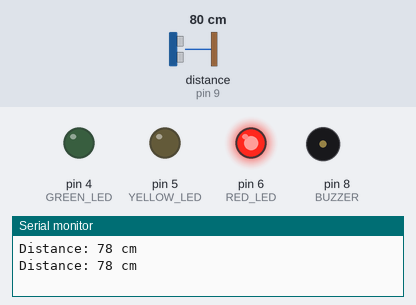
Bench run of a sketch on a simulated Arduino Uno, built with avr-gcc and run on an emulated ATmega328P. Parts: output pins drawn as LEDs (lit = HIGH), buzzer (waves = sounding, pin HIGH), the last lines printed to the serial monitor. Wiring (inferred from the names in the program): ultrasonic range finder: trigger pin 9; echo pin 9. The inputs (shaded band) are chosen by the test bench; at power-on: distance to the obstacle (sensor on pin 9) 80 cm. The echo pulse lasts 58.3 µs per cm.

Above: at 1.8 s.
1.9 s: distance to the obstacle (sensor on pin 9) set to 28 cm
3.4 s: distance to the obstacle (sensor on pin 9) set to 25 cm
At 4.7 s:
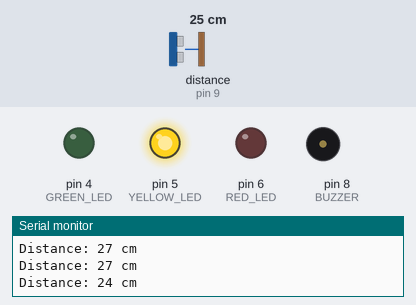
5.5 s: distance to the obstacle (sensor on pin 9) set to 14 cm
7.2 s: distance to the obstacle (sensor on pin 9) set to 10 cm
At 9.2 s:
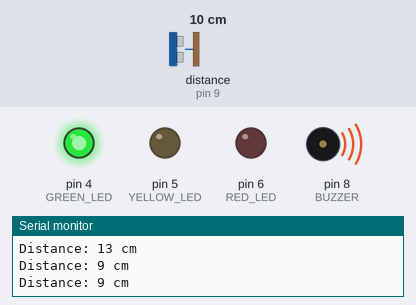
9.5 s: distance to the obstacle (sensor on pin 9) set to 18 cm
At 10.9 s:
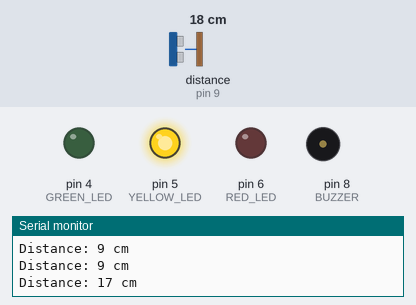
11.5 s: distance to the obstacle (sensor on pin 9) set to 2 cm
At 12.5 s:
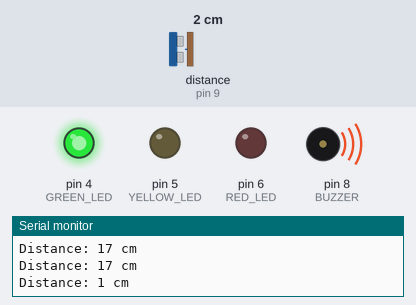
Timing chart, 0 to 14.5 s (numbered marks = the images above; inputs shaded):
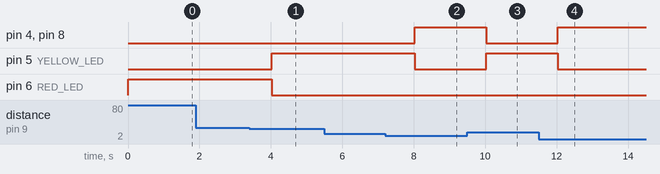

The sketch:

code.ino
```cpp
// Pin Definitions
#define SIGNAL_PIN 9  // SIG pin of ultrasonic sensor
#define BUZZER 8
#define RED_LED 6
#define YELLOW_LED 5
#define GREEN_LED 4

void setup() {
  pinMode(SIGNAL_PIN, OUTPUT);  // Will be used for TRIG
  pinMode(BUZZER, OUTPUT);
  pinMode(RED_LED, OUTPUT);
  pinMode(YELLOW_LED, OUTPUT);
  pinMode(GREEN_LED, OUTPUT);

  Serial.begin(9600);  // For debugging distance
}

void loop() {
  long duration;
  int distance;

  // Trigger the ultrasonic pulse
  pinMode(SIGNAL_PIN, OUTPUT);
  digitalWrite(SIGNAL_PIN, LOW);
  delayMicroseconds(2);
  digitalWrite(SIGNAL_PIN, HIGH);
  delayMicroseconds(10);
  digitalWrite(SIGNAL_PIN, LOW);

  // Switch to input mode to read echo
  pinMode(SIGNAL_PIN, INPUT);
  duration = pulseIn(SIGNAL_PIN, HIGH);

  // Calculate distance (cm)
  distance = duration * 0.034 / 2;

  Serial.print("Distance: ");
  Serial.print(distance);
  Serial.println(" cm");

  // Control LEDs and buzzer based on distance
  if (distance > 25) {
    // Tank is nearly empty
    digitalWrite(RED_LED, HIGH);
    digitalWrite(YELLOW_LED, LOW);
    digitalWrite(GREEN_LED, LOW);
    digitalWrite(BUZZER, LOW);
  }
  else if (distance > 10 && distance <= 25) {
    // Tank is half-full
    digitalWrite(RED_LED, LOW);
    digitalWrite(YELLOW_LED, HIGH);
    digitalWrite(GREEN_LED, LOW);
    digitalWrite(BUZZER, LOW);
  }
  else {
    // Tank is full
    digitalWrite(RED_LED, LOW);
    digitalWrite(YELLOW_LED, LOW);
    digitalWrite(GREEN_LED, HIGH);
    digitalWrite(BUZZER, HIGH);
  }

  delay(1000);  // Wait 1 second before next reading
}
```

Measured:
- the behaviour switches between 27 and 26 cm on distance to the obstacle (sensor on pin 9) (found by bisection; images 0 and 1)
- the behaviour switches between 12 and 11 cm on distance to the obstacle (sensor on pin 9) (found by bisection; images 1 and 2)
- after the input at 3.4 s, pin 5 (YELLOW_LED): LOW → HIGH after 0.62 s; pin 6 (RED_LED): HIGH → LOW after 0.62 s
- after the input at 7.2 s, pin 4 (GREEN_LED), pin 8 (BUZZER): LOW → HIGH after 0.83 s; pin 5 (YELLOW_LED): HIGH → LOW after 0.83 s
- after the input at 9.5 s, pin 4 (GREEN_LED), pin 8 (BUZZER): HIGH → LOW after 0.53 s; pin 5 (YELLOW_LED): LOW → HIGH after 0.53 s
- after the input at 11.5 s, pin 4 (GREEN_LED), pin 8 (BUZZER): LOW → HIGH after 0.53 s; pin 5 (YELLOW_LED): HIGH → LOW after 0.53 s
